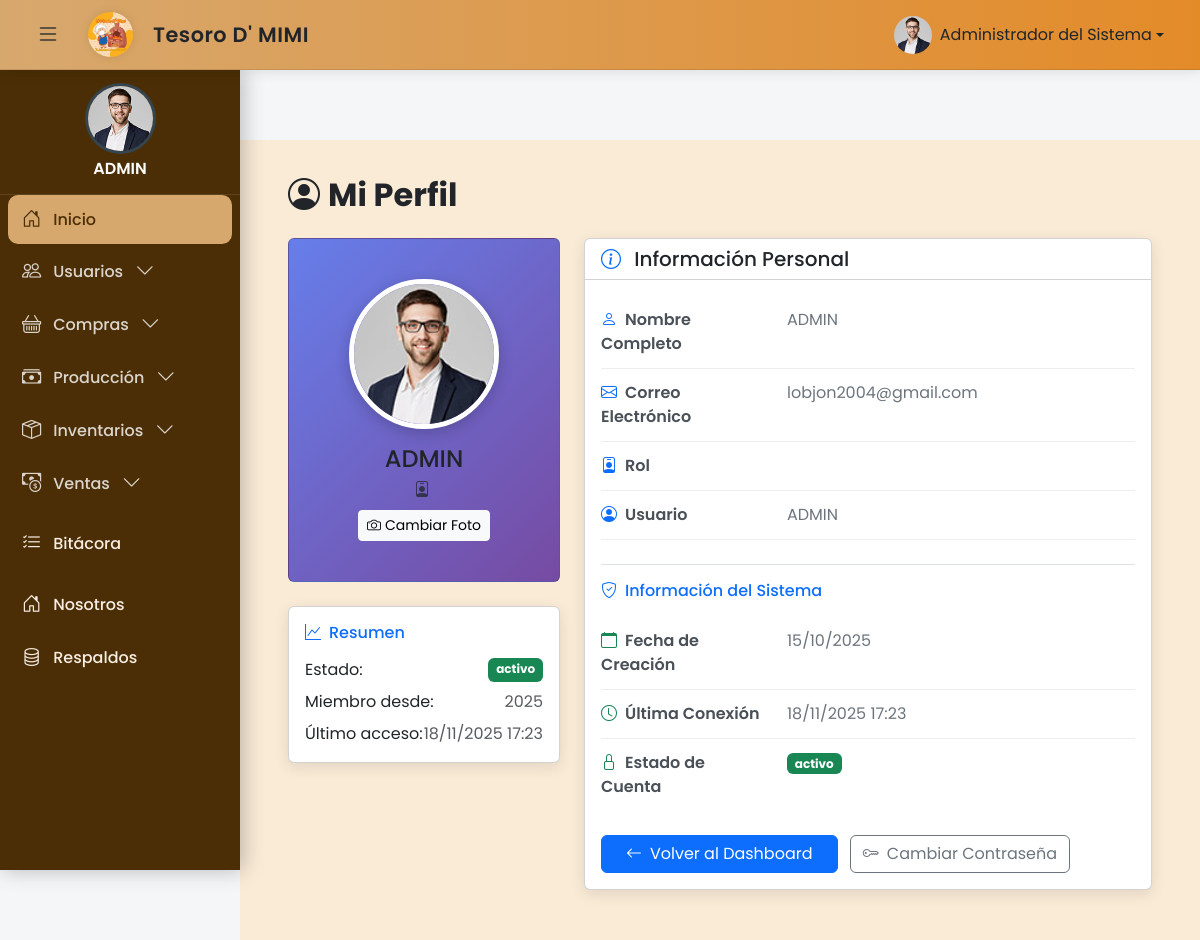
The app's page /public/perfil (signed in), older data.
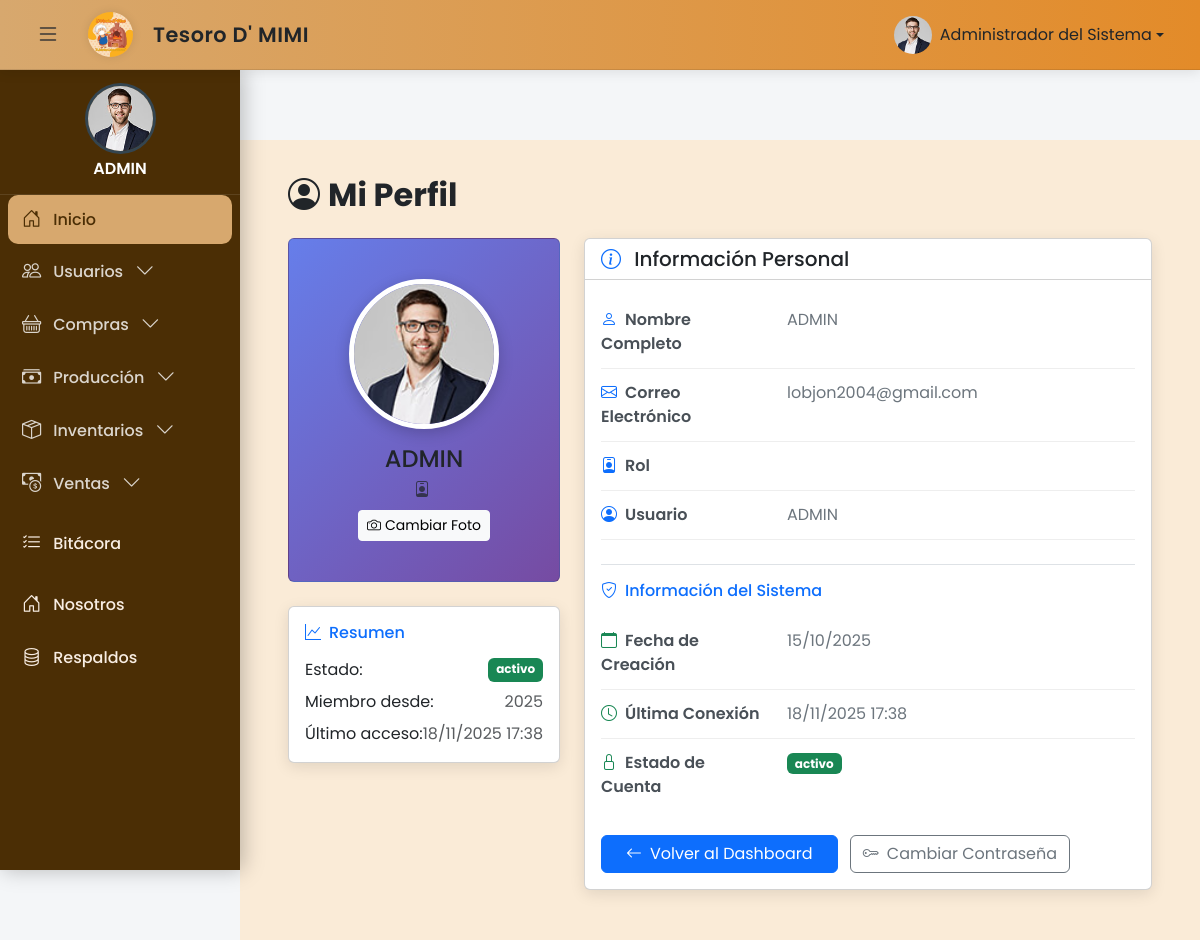
The same page, newer data.
### tables this page shows
CREATE TABLE `tbl_ms_usuarios` (
  `ID_USUARIO` int(11) NOT NULL AUTO_INCREMENT,
  `NUMERO_IDENTIDAD` varchar(20) DEFAULT NULL,
  `USUARIO` varchar(15) NOT NULL,
  `NOMBRE_USUARIO` varchar(100) NOT NULL,
  `ESTADO_USUARIO` varchar(100) DEFAULT 'Activo',
  `CONTRASENA` varchar(100) NOT NULL,
  `ID_ROL` int(11) NOT NULL,
  `FECHA_CREACION` datetime DEFAULT current_timestamp(),
  `CREADO_POR` varchar(50) DEFAULT NULL,
  `FECHA_MODIFICACION` datetime DEFAULT NULL,
  `MODIFICADO_POR` varchar(50) DEFAULT NULL,
  `FECHA_ULTIMA_CONEXION` datetime DEFAULT NULL,
  `PRIMER_INGRESO` int(11) DEFAULT 0,
  `FECHA_VENCIMIENTO` date DEFAULT NULL,
  `CORREO_ELECTRONICO` varchar(50) DEFAULT NULL,
  `RESETEO_CONTRASENA` tinyint(1) DEFAULT 0,
  `INTENTOS_INVALIDOS` int(11) DEFAULT 0,
  `HABILITAR_2FA` tinyint(1) DEFAULT 0,
  `FOTO_PERFIL` varchar(255) DEFAULT 'perfil.jpg',
  PRIMARY KEY (`ID_USUARIO`),
  UNIQUE KEY `USUARIO` (`USUARIO`),
  KEY `TBL_MS_USUARIOS_IBFK_1` (`ID_ROL`),
  CONSTRAINT `TBL_MS_USUARIOS_IBFK_1` FOREIGN KEY (`ID_ROL`) REFERENCES `tbl_ms_roles` (`ID_ROL`)
);

### src/config/SessionHelper.php (called while the page is built, shortened)
<?php
class SessionHelper {
    public static function getUserPhoto() {
        return $_SESSION['foto_perfil'] ?? 'perfil.jpg';
    }
}

### src/models/userModel.php (called while the page is built, shortened)
<?php
class userModel {
public static function obtenerPerfilUsuarioDirecto($idUsuario) {
    try {
        $con = connectionDB::getConnection();
        $sql = "SELECT
                    U.ID_USUARIO,
                    U.USUARIO,
                    U.NOMBRE_USUARIO,
                    U.CORREO_ELECTRONICO,
                    COALESCE(R.ROL, 'Sin rol asignado') AS ROL,
                    U.ESTADO_USUARIO,
                    U.FECHA_CREACION,
                    U.FECHA_ULTIMA_CONEXION,
                    COALESCE(U.FOTO_PERFIL, 'perfil.jpg') AS FOTO_PERFIL,
                    U.PRIMER_INGRESO,
                    U.FECHA_VENCIMIENTO,
                    U.HABILITAR_2FA,
                    U.ID_ROL
                FROM TBL_MS_USUARIOS U
                LEFT JOIN TBL_MS_ROLES R ON U.ID_ROL = R.ID_ROL
                WHERE U.ID_USUARIO = :id_usuario";
        $query = $con->prepare($sql);
        $query->execute(['id_usuario' => $idUsuario]);
        $result = $query->fetch(PDO::FETCH_ASSOC);
        if ($result) {
            return [
                'success' => true,
                'data' => $result
            ];
        } else {
            return [
                'success' => false,
                'message' => 'Usuario no encontrado'
            ];
        }
    } catch (\PDOException $e) {
        error_log("Error en obtenerPerfilUsuarioDirecto: " . $e->getMessage());
        return [
            'success' => false,
            'message' => 'Error del servidor al obtener perfil'
        ];
    }
}
}

### src/Views/perfil.php (the view, shortened to what the rows shown need)
<?php
$idUsuario = SessionHelper::getUserId();
$perfilData = null;
if ($idUsuario) {
    $result = userModel::obtenerPerfilUsuarioDirecto($idUsuario);
    if ($result['success']) {
        $perfilData = $result['data'];
    }
}
$email = htmlspecialchars($perfilData['CORREO_ELECTRONICO'], ENT_QUOTES, 'UTF-8');
$usuario_login = htmlspecialchars($perfilData['USUARIO'], ENT_QUOTES, 'UTF-8');
$estado = htmlspecialchars($perfilData['ESTADO_USUARIO'], ENT_QUOTES, 'UTF-8');
$fechaCreacion = date('d/m/Y', strtotime($perfilData['FECHA_CREACION']));
$fechaUltimaConexion = $perfilData['FECHA_ULTIMA_CONEXION'] ?
    date('d/m/Y H:i', strtotime($perfilData['FECHA_ULTIMA_CONEXION'])) : 'Nunca';
?>
<!DOCTYPE html>
<html lang="es">
<head>
  <link href="https://cdn.jsdelivr.net/npm/bootstrap@5.3.3/dist/css/bootstrap.min.css" rel="stylesheet">
  <link href="https://cdn.jsdelivr.net/npm/bootstrap-icons@1.11.3/font/bootstrap-icons.css" rel="stylesheet">
</head>
<body>
  <?php include 'partials/header.php'; ?>
  <?php include 'partials/sidebar.php'; ?>
  <main id="main" class="main" style="margin-left: 240px; padding: 20px; margin-top: 70px;">
    <div class="container-fluid">
      <div class="row">
        <div class="col-12">
          <div class="p-3">
            <h2 class="fw-bold text-dark mb-4">
              <i class="bi bi-person-circle me-2"></i>Mi Perfil
            </h2>
            <div class="row">
              <div class="col-md-4 mb-4">
                <div class="card profile-card p-4 text-center">
                  <div class="card-body">
                    <img src="<?= $rutaFinal ?>"
                         class="profile-img rounded-circle mb-3"
                         alt="Foto de perfil"
                         onerror="this.src='/sistema/src/Views/assets/img/perfil.jpg'">
                    <h4 class="mb-1"><?= $nombre ?></h4>
                    <p class="mb-2 opacity-75">
                      <i class="bi bi-person-badge me-1"></i><?= $rol ?>
                    </p>
                    <button class="btn btn-light btn-sm"
                            data-bs-toggle="modal"
                            data-bs-target="#modalFotoPerfil">
                      <i class="bi bi-camera me-1"></i>Cambiar Foto
                    </button>
                  </div>
                </div>
                <div class="card info-card mt-4">
                  <div class="card-body">
                    <h6 class="card-title text-primary mb-3">
                      <i class="bi bi-graph-up me-2"></i>Resumen
                    </h6>
                    <div class="d-flex justify-content-between mb-2">
                      <span>Estado:</span>
                      <?php
                      $badgeClass = 'bg-success';
                      ?>
                      <span class="badge <?= $badgeClass ?> badge-estado"><?= $estado ?></span>
                    </div>
                    <div class="d-flex justify-content-between mb-2">
                      <span>Miembro desde:</span>
                      <span class="text-muted"><?= date('Y', strtotime($perfilData['FECHA_CREACION'])) ?></span>
                    </div>
                    <div class="d-flex justify-content-between">
                      <span>Último acceso:</span>
                      <span class="text-muted"><?= $fechaUltimaConexion ?></span>
                    </div>
                  </div>
                </div>
              </div>
              <div class="col-md-8">
                <div class="card info-card">
                  <div class="card-header bg-transparent">
                    <h5 class="card-title mb-0">
                      <i class="bi bi-info-circle me-2 text-primary"></i>
                      Información Personal
                    </h5>
                  </div>
                  <div class="card-body">
                    <div class="info-item">
                      <div class="row">
                        <div class="col-sm-4">
                          <span class="info-label">
                            <i class="bi bi-person me-2 text-primary"></i>Nombre Completo
                          </span>
                        </div>
                        <div class="col-sm-8">
                          <span class="info-value"><?= $nombre ?></span>
                        </div>
                      </div>
                    </div>
                    <div class="info-item">
                      <div class="row">
                        <div class="col-sm-4">
                          <span class="info-label">
                            <i class="bi bi-envelope me-2 text-primary"></i>Correo Electrónico
                          </span>
                        </div>
                        <div class="col-sm-8">
                          <span class="info-value"><?= $email ?></span>
                        </div>
                      </div>
                    </div>
                    <div class="info-item">
                      <div class="row">
                        <div class="col-sm-4">
                          <span class="info-label">
                            <i class="bi bi-person-badge me-2 text-primary"></i>Rol
                          </span>
                        </div>
                        <div class="col-sm-8">
                        </div>
                      </div>
                    </div>
                    <div class="info-item">
                      <div class="row">
                        <div class="col-sm-4">
                          <span class="info-label">
                            <i class="bi bi-person-circle me-2 text-primary"></i>Usuario
                          </span>
                        </div>
                        <div class="col-sm-8">
                          <span class="info-value"><?= $usuario_login ?></span>
                        </div>
                      </div>
                    </div>
                    <div class="mt-4 pt-3 border-top">
                      <h6 class="text-primary mb-3">
                        <i class="bi bi-shield-check me-2"></i>Información del Sistema
                      </h6>
                      <div class="info-item">
                        <div class="row">
                          <div class="col-sm-4">
                            <span class="info-label">
                              <i class="bi bi-calendar me-2 text-success"></i>Fecha de Creación
                            </span>
                          </div>
                          <div class="col-sm-8">
                            <span class="info-value"><?= $fechaCreacion ?></span>
                          </div>
                        </div>
                      </div>
                      <div class="info-item">
                        <div class="row">
                          <div class="col-sm-4">
                            <span class="info-label">
                              <i class="bi bi-clock me-2 text-success"></i>Última Conexión
                            </span>
                          </div>
                          <div class="col-sm-8">
                            <span class="info-value"><?= $fechaUltimaConexion ?></span>
                          </div>
                        </div>
                      </div>
                      <div class="info-item">
                        <div class="row">
                          <div class="col-sm-4">
                            <span class="info-label">
                              <i class="bi bi-lock me-2 text-success"></i>Estado de Cuenta
                            </span>
                          </div>
                          <div class="col-sm-8">
                            <span class="badge <?= $badgeClass ?> badge-estado"><?= $estado ?></span>
                          </div>
                        </div>
                      </div>
                    </div>
                    <div class="mt-4">
                      <a href="/sistema/public/inicio" class="btn btn-primary px-4">
                        <i class="bi bi-arrow-left me-2"></i>Volver al Dashboard
                      </a>
                      <a href="/sistema/public/cambiar-password" class="btn btn-outline-secondary ms-2">
                        <i class="bi bi-key me-2"></i>Cambiar Contraseña
                      </a>
                    </div>
                  </div>
                </div>
              </div>
            </div>
          </div>
        </div>
      </div>
    </div>
  </main>
</body>
</html>

Row changes from the older to the newer data that the page shows:
changed tbl_ms_usuarios "lobjon2004@gmail.com": FECHA_ULTIMA_CONEXION "18/11/2025 17:23" → "18/11/2025 17:38"
